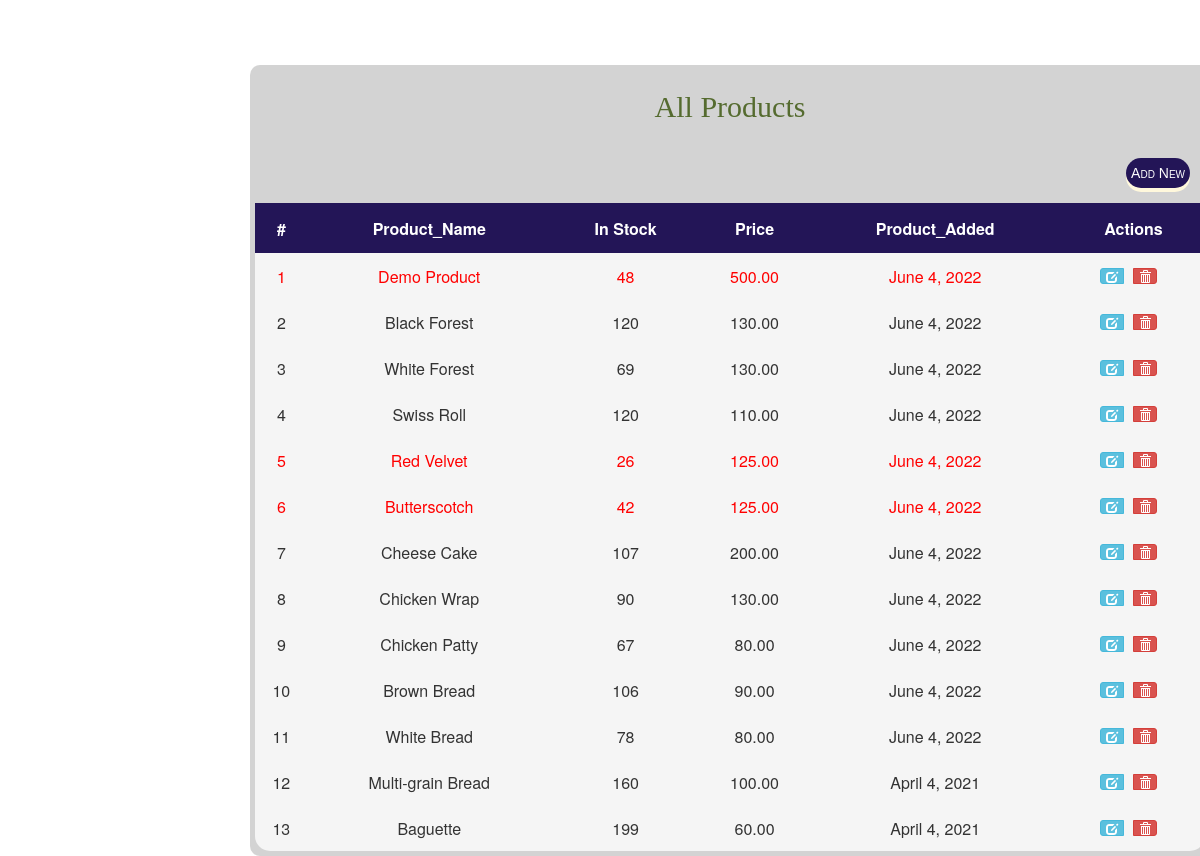
Screenshot of /prdct.php with the database file from the repository.
### tables this page shows
CREATE TABLE IF NOT EXISTS `products` (
`id` int(11) unsigned NOT NULL,
  `name` varchar(255) NOT NULL,
  `quantity` int(50) DEFAULT NULL,
  `sale_price` decimal(25,2) NOT NULL,
  `date` datetime NOT NULL);

### includes/newsql.php (called while the page is built, shortened)
<?php
  require_once('includes/load.php');
function find_by_sql($sql)
{
  global $db;
  $result= $db->query($sql);
  $result_set= $db->while_loop($result);
 return $result_set;
}
function join_product_table(){
    $sql= " SELECT p.id, p.name, p.quantity, p.sale_price, p.date FROM products p ORDER BY p.id ASC";
   return find_by_sql($sql);
}
 ?>

### includes/database.php (called while the page is built, shortened)
<?php
class MySqli_DB {
    private $con;
    function db_connect()
{
  $this->con = mysqli_connect(DB_HOST,DB_USER,DB_PASS);
  if(!$this->con)
         {
           die(" Database connection failed:". mysqli_connect_error());
         } else {
           $select_db = $this->con->select_db(DB_NAME);
         }
}
function query($sql)
   {
      if (trim($sql != "")) {
          $this->query_id = $this->con->query($sql);
      }
       return $this->query_id;
   }
   function fetch_array($statement){
  return mysqli_fetch_array($statement);
}
 function while_loop($loop){
   $results = array();
   while ($result = $this->fetch_array($loop)) {
      $results[] = $result;
   }
 return $results;
}
}
$db = new MySqli_DB();
?>

### includes/newFunction.php (called while the page is built, shortened)
<?php
  function count_id(){
  static $count = 1;
  return $count++;
  }
function remove_junk($str){
    $str = nl2br($str);
    $str = htmlspecialchars(strip_tags($str, ENT_QUOTES));
    return $str;
}
function read_date($str){
    if($str)
     return date('F j, Y', strtotime($str));
    else
     return null;
}
?>

### prdct.php (the view, shortened to what this page needs)
<?php
    include_once("layouts/newheader.php");
    $products=join_product_table();
?>
<div class="prdctdiv">
       <h3>All Products</h3>
      <div class="prdct_hd">
        <form method="post" action="add_product.php">
          <button type="submit" class="btn btn-outline-success">Add New</button>
        </form>
      </div>
        <table>
            <tr >
                <th>#</th>
                <th>Product_Name</th>
                <th>In Stock</th>
                <th>Price</th>
                <th>Product_Added</th>
                <th>Actions</th>
            </tr></br>
            <?php
            foreach($products as $product):
            ?>
            <tr
              <?php if(($product['quantity'])<50)
                   echo" style=\"color:red\"";
              ?>
            >
            <td class="text-center"><?php echo count_id();?></td>
                <td> <?php echo remove_junk($product['name']); ?></td>
                <td class="text-center"> <?php echo remove_junk($product['quantity']);?></td>
                <td class="text-center"> <?php echo remove_junk($product['sale_price']); ?></td>
                <td class="text-center"> <?php echo read_date($product['date']); ?></td>
                <td class="text-center">
                  <div class="btn-group">
                    <a href="edit_product.php?id=<?php echo (int)$product['id'];?>" class="btn btn-info btn-xs"  title="Edit" data-toggle="tooltip">
                      <span class="glyphicon glyphicon-edit"></span>
                    </a>
                    <a href="delete_product.php?id=<?php echo (int)$product['id'];?>" class="btn btn-danger btn-xs"  title="Delete" data-toggle="tooltip">
                      <span class="glyphicon glyphicon-trash"></span>
                    </a>
                  </div>
                </td>
            </tr>
            <?php endforeach; ?>
        </table>
    </div>
<?php include_once('layouts/newfooter.php'); ?>

### layouts/newheader.php (shortened to what this page needs)
<html>
    <head>
        <link rel="stylesheet" type="text/css" href="css/newstylesheet.css">
        <link rel="stylesheet" href="https://maxcdn.bootstrapcdn.com/bootstrap/3.3.4/css/bootstrap.min.css"/>
    </head>
    <body>
    <div class="page">

### layouts/newfooter.php (shortened to what this page needs)
</div>
  </body>
</html>

### css/newstylesheet.css (style rules this page uses)
.page { background-color: white; height: 100%; }
.prdctdiv table { border-radius: 15px; width: 100%; background-color: whitesmoke; text-align: center; }
.prdctdiv table th { text-align: center; padding: 10; }
.prdctdiv table td { padding: 5; text-align: center; }
.prdct_hd { padding: 5; float: right; }
.prdctdiv { display: inline-block; width: 80%; padding: 5px; margin-left: 250px; margin-top: 65px; background-color: lightgray; border-radius: 10px; }
.prdctdiv form button { padding: 5px; font-family:'Trebuchet MS', 'Lucida Sans Unicode', 'Lucida Grande', 'Lucida Sans', Arial, sans-serif; font-variant: small-caps; float: right; margin:10px ; }
.prdctdiv h3 { text-align: center; font-family: cursive; font-size: 30px; color: darkolivegreen; margin: 20px; }
.prdctdiv a { margin: 10px; }
.prdctdiv form button { text-align: center; cursor: pointer; outline: none; color: white; background-color: #231557; border: none; border-radius: 15px; box-shadow: 0 4px cornsilk; }
.prdctdiv th { background-color: #231557; color:#fff; height: 50px; }

### rows the page displays
products: count_id "1", name "Demo Product", quantity "48", sale_price "500.00", date "June 4, 2022"
products: count_id "2", name "Black Forest", quantity "120", sale_price "130.00", date "June 4, 2022"
products: count_id "3", name "White Forest", quantity "69", sale_price "130.00", date "June 4, 2022"
products: count_id "4", name "Swiss Roll", quantity "120", sale_price "110.00", date "June 4, 2022"
products: count_id "5", name "Red Velvet", quantity "26", sale_price "125.00", date "June 4, 2022"
products: count_id "6", name "Butterscotch", quantity "42", sale_price "125.00", date "June 4, 2022"
products: count_id "7", name "Cheese Cake", quantity "107", sale_price "200.00", date "June 4, 2022"
products: count_id "8", name "Chicken Wrap", quantity "90", sale_price "130.00", date "June 4, 2022"
products: count_id "9", name "Chicken Patty", quantity "67", sale_price "80.00", date "June 4, 2022"
products: count_id "10", name "Brown Bread", quantity "106", sale_price "90.00", date "June 4, 2022"
products: count_id "11", name "White Bread", quantity "78", sale_price "80.00", date "June 4, 2022"
products: count_id "12", name "Multi-grain Bread", quantity "160", sale_price "100.00", date "April 4, 2021"
products: count_id "13", name "Baguette", quantity "199", sale_price "60.00", date "April 4, 2021"
